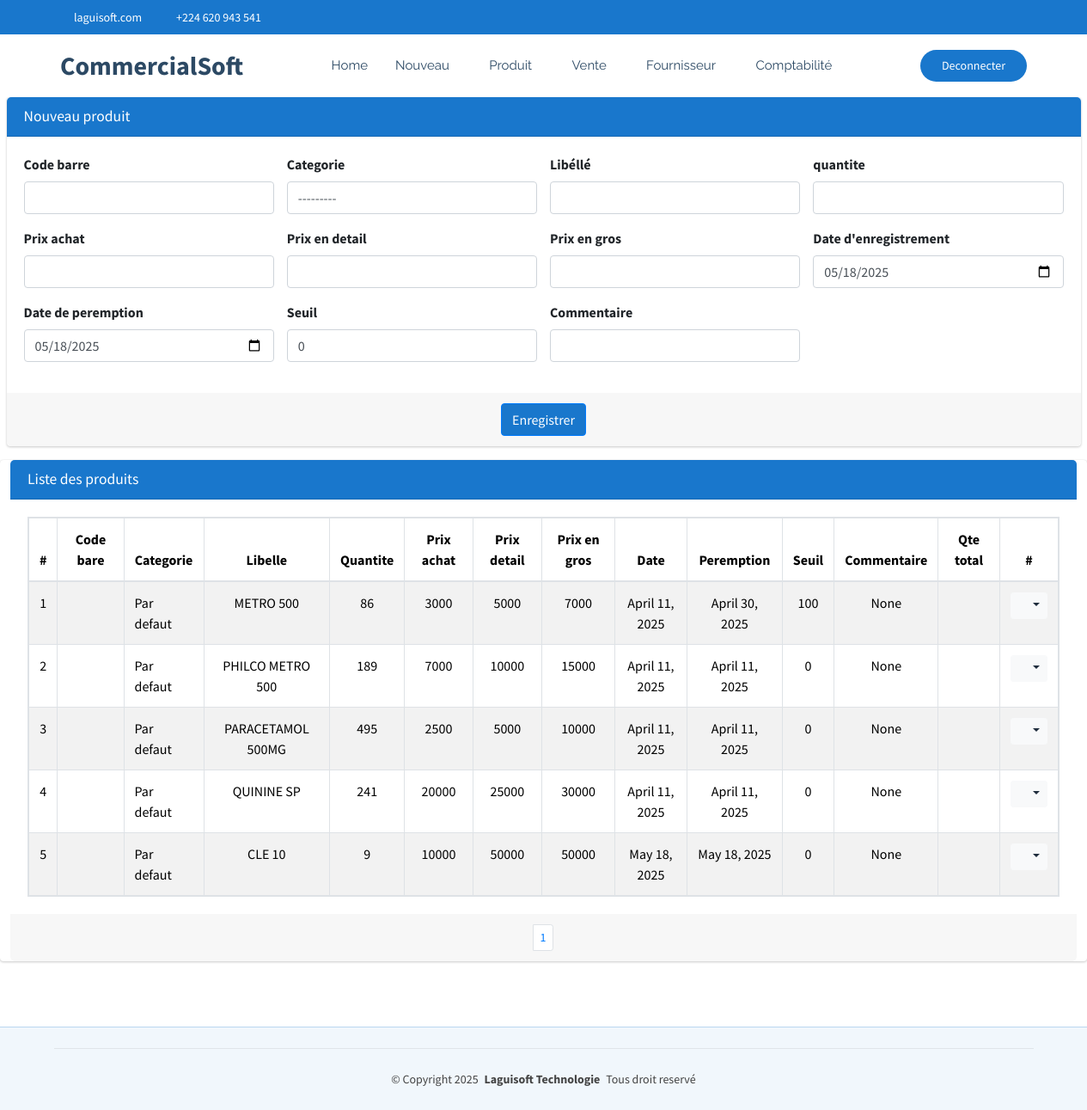
The page /commerce/produit/ (signed in) on the database its author committed.
### CommercialSoft/models.py (models this page shows, shortened)
class Produit(models.Model):
    codebare=models.CharField(max_length=100, null=True, blank=True)
    categorie=models.ForeignKey(Categorie, on_delete=models.SET_NULL, null=True, blank=True)
    libelle=models.CharField(max_length=60, unique=True)
    quantite=models.IntegerField()
    prixAchat=models.PositiveBigIntegerField()
    prixDetail=models.PositiveBigIntegerField()
    prixEnGros=models.PositiveBigIntegerField()
    date=models.DateField(default=timezone.now)
    datePeremption=models.DateField(default=timezone.now)
    seuil=models.PositiveIntegerField(default=0)
    commentaire=models.CharField(max_length=60, null=True, blank=True)
    quantiteTotal=models.PositiveBigIntegerField(default=0)

class Categorie(models.Model):
    nom=models.CharField(max_length=30, unique=True)
    def __str__(self):
        return self.nom

### CommercialSoft/views.py (the view)
# urls.py: path('produit/', views.produit_list_create,name="commerce_produit"),
@login_required
def produit_list_create(request):
    if request.method == "POST":
        form = ProduitForm(request.POST)
        if form.is_valid():
            form.save()  # Sauvegarder après modification
            messages.success(request, "Produit créée avec succès !")
            return redirect('commerce_produit')
        else:
            messages.error(request, "Erreur lors de la création de la produit.")
    else:
        form = ProduitForm()
    produit = Produit.objects.all()
    paginator = Paginator(produit, 15)
    page = request.GET.get('page')
    paginated = paginator.get_page(page)
    return render(request, 'CommercialSoft/produit.html', {'form': form,'listes': paginated})

### CommercialSoft/forms.py
class ProduitForm(forms.ModelForm):
    class Meta:
        model = Produit
        fields = ['codebare','categorie','libelle','quantite','prixAchat','prixDetail','prixEnGros','date','datePeremption','seuil','commentaire']
        widgets = {
            'codebare': forms.TextInput(attrs={'class': 'form-control'}),
            'categorie': forms.Select(attrs={'class': 'form-control'}),
            'libelle': forms.TextInput(attrs={'class': 'form-control'}),
            'quantite': forms.NumberInput(attrs={'class': 'form-control'}),
            'prixAchat': forms.NumberInput(attrs={'class': 'form-control'}),
            'prixDetail': forms.NumberInput(attrs={'class': 'form-control'}),
            'prixEnGros': forms.NumberInput(attrs={'class': 'form-control'}),
            'date': forms.DateInput(attrs={'class': 'form-control', 'type': 'date'}),
            'datePeremption': forms.DateInput(attrs={'class': 'form-control', 'type': 'date'}),
            'seuil': forms.NumberInput(attrs={'class': 'form-control'}),
            'commentaire': forms.TextInput(attrs={'class': 'form-control'}),
        }

### CommercialSoft/templates/CommercialSoft/produit.html (shortened to what this page needs)
{% extends "CommercialSoft/starter-page.html" %}
{% load static %}
{% block css %}
    <link rel="stylesheet" href="{% static 'autre/plugins/fontawesome-free/css/all.min.css' %}">
    <link rel="stylesheet" href="https://code.ionicframework.com/ionicons/2.0.1/css/ionicons.min.css">
  <link rel="stylesheet" href="{% static 'autre/plugins/sweetalert2-theme-bootstrap-4/bootstrap-4.min.css' %}">
    <link rel="stylesheet" href="{% static 'autre/dist/css/adminlte.min.css' %}">
    <link rel="stylesheet" href="{% static 'autre/plugins/toastr/toastr.min.css' %}">
{% endblock %}
{% block corp %}
<section class="content pt-0">
  <div class="container-fluid">
    <div class="row">
      <div class="col-md-12">
        <div class="card card-primary">
          <div class="card-header">
            <h3 class="card-title">Nouveau produit</h3>
          </div>
          <form role="form" action="{% url 'commerce_produit' %}" method="post" id="patientForm">
            <div class="card-body">
              <div class="row">
                <div class="col-md-6 col-lg-3">
                  <div class="form-group">
                    <label for="codebare">Code barre</label>
                    {{ form.codebare }}
                  </div>
                </div>
                <div class="col-md-6 col-lg-3">
                  <div class="form-group">
                    <label for="categorie">Categorie</label>
                    {{ form.categorie }}
                  </div>
                </div>
                <div class="col-md-6 col-lg-3">
                  <div class="form-group">
                    <label for="libelle">Libéllé</label>
                    {{ form.libelle }}
                  </div>
                </div>
                <div class="col-md-6 col-lg-3">
                  <div class="form-group">
                    <label for="age">quantite</label>
                    {{ form.quantite }}
                  </div>
                </div>
              </div>
              <div class="row">
                <div class="col-md-6 col-lg-3">
                  <div class="form-group">
                    <label for="prixAchat">Prix achat</label>
                    {{ form.prixAchat }}
                  </div>
                </div>
                <div class="col-md-6 col-lg-3">
                  <div class="form-group">
                    <label for="prixDetail">Prix en detail</label>
                    {{ form.prixDetail }}
                  </div>
                </div>
                <div class="col-md-6 col-lg-3">
                  <div class="form-group">
                    <label for="prixEnGros">Prix en gros</label>
                    {{ form.prixEnGros }}
                  </div>
                </div>
                <div class="col-md-6 col-lg-3">
                  <div class="form-group">
                    <label for="date">Date d'enregistrement</label>
                    {{ form.date }}
                  </div>
                </div>
              </div>
              <div class="row">
                <div class="col-md-6 col-lg-3">
                  <div class="form-group">
                    <label for="datePeremption">Date de peremption</label>
                    {{ form.datePeremption }}
                  </div>
                </div>
                <div class="col-md-6 col-lg-3">
                  <div class="form-group">
                    <label for="seuil">Seuil</label>
                    {{ form.seuil }}
                  </div>
                </div>
                <div class="col-md-6 col-lg-3">
                  <div class="form-group">
                    <label for="commentaire">Commentaire</label>
                    {{ form.commentaire }}
                  </div>
                </div>
              </div>
            </div>
            <div class="card-footer text-center">
              <button type="submit" class="btn btn-primary {{ message }}">Enregistrer</button>
            </div>
          </form>
        </div>
      </div>
    </div>
     <div class="row">
      <div class="card card-primary">
        <div class="card-header">
          <h3 class="card-title">Liste des produits</h3>
        </div>
        <div class="card-body">
          <table class="table table-bordered table-hover table-striped table-responsive">
            <thead>
              <tr>
                <th style="width: 10px" class="text-center">#</th>
                <th class="text-center">Code bare</th>
                <th class="text-center">Categorie</th>
                <th class="text-center">Libelle</th>
                <th class="text-center">Quantite</th>
                <th class="text-center">Prix achat</th>
                <th class="text-center">Prix detail</th>
                <th class="text-center">Prix en gros</th>
                <th class="text-center">Date</th>
                <th class="text-center">Peremption</th>
                <th class="text-center">Seuil</th>
                <th class="text-center">Commentaire</th>
                <th class="text-center">Qte total</th>
                <th style="width: 40px" class="text-center">#</th>
              </tr>
            </thead>
            <tbody>
              {% if listes %}
                {% for liste in listes %}
                  <tr>
                    <td class="text-center">{{liste.id}}</td>
                    <td>{{liste.codebarre}}</td>
                    <td>{{liste.categorie}}</td>
                    <td class="text-center">{{liste.libelle}}</td>
                    <td class="text-center">{{liste.quantite}}</td>
                    <td class="text-center">{{liste.prixAchat}}</td>
                    <td class="text-center">{{liste.prixDetail}}</td>
                    <td class="text-center">{{liste.prixEnGros}}</td>
                    <td class="text-center">{{liste.date}}</td>
                    <td class="text-center">{{liste.datePeremption}}</td>
                    <td class="text-center">{{liste.seuil}}</td>
                    <td class="text-center">{{liste.commentaire}}</td>
                    <td class="text-center">{{patient.quantiteTotal}}</td>
                    <td class="text-center">
                      <div class="btn-group">
                        <button type="button" class="btn btn-sm btn-light dropdown-toggle" data-toggle="dropdown" aria-expanded="false">
                          <i class="fas fa-cogs"></i>
                        </button>
                      </div>
                    </td>
                  </tr>
                {% endfor %}
              {% else %}
                <tr>
                  <td colspan="14" class="text-center">Aucune ligine disponible pour le moment.</td>
                </tr>
              {% endif %}
            </tbody>
          </table>
        </div>
        <div class="card-footer clearfix">
          <ul class="pagination pagination-sm m-0 justify-content-center">
            <li class="page-item">
              {% for num in listes.paginator.page_range %}
                {% if listes.number == num %}
                  <li class="page-item"><a class="page-link" href="">{{ num }}</a></li>
                {% else %}
                  <li class="page-item"><a class="page-link" href="?page={{ num }}">{{ num }}</a></li>
                {% endif %}
              {% endfor %}
          </ul>
        </div>
      </div>
     </div>
  </div>
</section>
  {% endblock %}

### CommercialSoft/static/clinique/assets/css/main.css (style rules this page uses)
:root { --default-font: "Roboto", system-ui, -apple-system, "Segoe UI", Roboto, "Helvetica Neue", Arial, "Noto Sans", "Liberation Sans", sans-serif, "Apple Color Emoji", "Segoe UI Emoji", "Segoe UI Symbol", "Noto Color Emoji"; --heading-font: "Poppins", sans-serif; --nav-font: "Raleway", sans-serif; }
:root { --background-color: #ffffff; --default-color: #444444; --heading-color: #2c4964; --accent-color: #1977cc; --surface-color: #ffffff; --contrast-color: #ffffff; }
:root { --nav-color: #2c4964; --nav-hover-color: #1977cc; --nav-mobile-background-color: #ffffff; --nav-dropdown-background-color: #ffffff; --nav-dropdown-color: #2c4964; --nav-dropdown-hover-color: #1977cc; }
:root { scroll-behavior: smooth; }
body { color: var(--default-color); background-color: var(--background-color); font-family: var(--default-font); }
h1, h2, h3, h4, h5, h6 { color: var(--heading-color); font-family: var(--heading-font); }
section, .section { color: var(--default-color); background-color: var(--background-color); padding: 60px 0; scroll-margin-top: 72px; overflow: clip; }

### rows shown on the page
Produit: id "1", categorie "Par defaut", libelle "METRO 500", quantite "86", prixAchat "3000", prixDetail "5000", prixEnGros "7000", date "April 11, 2025", datePeremption "April 30, 2025", seuil "100", commentaire "None"
Produit: id "2", categorie "Par defaut", libelle "PHILCO METRO 500", quantite "189", prixAchat "7000", prixDetail "10000", prixEnGros "15000", date "April 11, 2025", datePeremption "April 11, 2025", seuil "0", commentaire "None"
Produit: id "3", categorie "Par defaut", libelle "PARACETAMOL 500MG", quantite "495", prixAchat "2500", prixDetail "5000", prixEnGros "10000", date "April 11, 2025", datePeremption "April 11, 2025", seuil "0", commentaire "None"
Produit: id "4", categorie "Par defaut", libelle "QUININE SP", quantite "241", prixAchat "20000", prixDetail "25000", prixEnGros "30000", date "April 11, 2025", datePeremption "April 11, 2025", seuil "0", commentaire "None"
Produit: id "5", categorie "Par defaut", libelle "CLE 10", quantite "9", prixAchat "10000", prixDetail "50000", prixEnGros "50000", date "May 18, 2025", datePeremption "May 18, 2025", seuil "0", commentaire "None"

### other values the page prints
{{ num }} "1"
